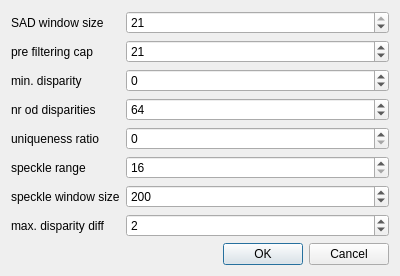
<?xml version="1.0" encoding="UTF-8"?>
<ui version="4.0">
 <class>SGBMDialog</class>
 <widget class="QDialog" name="SGBMDialog">
  <property name="geometry">
   <rect>
    <x>0</x>
    <y>0</y>
    <width>400</width>
    <height>259</height>
   </rect>
  </property>
  <property name="windowTitle">
   <string>SGBMDialog</string>
  </property>
  <layout class="QFormLayout" name="formLayout">
   <item row="0" column="0">
    <widget class="QLabel" name="label">
     <property name="text">
      <string>SAD window size</string>
     </property>
    </widget>
   </item>
   <item row="0" column="1">
    <widget class="QSpinBox" name="sadBox">
     <property name="minimum">
      <number>1</number>
     </property>
     <property name="maximum">
      <number>21</number>
     </property>
     <property name="singleStep">
      <number>2</number>
     </property>
     <property name="value">
      <number>21</number>
     </property>
    </widget>
   </item>
   <item row="2" column="0">
    <widget class="QLabel" name="label_3">
     <property name="text">
      <string>pre filtering cap</string>
     </property>
    </widget>
   </item>
   <item row="2" column="1">
    <widget class="QSpinBox" name="preCapBox">
     <property name="minimum">
      <number>3</number>
     </property>
     <property name="maximum">
      <number>51</number>
     </property>
     <property name="singleStep">
      <number>2</number>
     </property>
     <property name="value">
      <number>21</number>
     </property>
    </widget>
   </item>
   <item row="3" column="0">
    <widget class="QLabel" name="label_4">
     <property name="text">
      <string>min. disparity</string>
     </property>
    </widget>
   </item>
   <item row="3" column="1">
    <widget class="QSpinBox" name="minDispBox">
     <property name="minimum">
      <number>-64</number>
     </property>
     <property name="maximum">
      <number>64</number>
     </property>
    </widget>
   </item>
   <item row="4" column="0">
    <widget class="QLabel" name="label_5">
     <property name="text">
      <string>nr od disparities</string>
     </property>
    </widget>
   </item>
   <item row="4" column="1">
    <widget class="QSpinBox" name="dispBox">
     <property name="minimum">
      <number>16</number>
     </property>
     <property name="maximum">
      <number>128</number>
     </property>
     <property name="singleStep">
      <number>16</number>
     </property>
     <property name="value">
      <number>64</number>
     </property>
    </widget>
   </item>
   <item row="5" column="0">
    <widget class="QLabel" name="label_6">
     <property name="text">
      <string>uniqueness ratio</string>
     </property>
    </widget>
   </item>
   <item row="5" column="1">
    <widget class="QSpinBox" name="uniqueBox">
     <property name="minimum">
      <number>0</number>
     </property>
     <property name="maximum">
      <number>21</number>
     </property>
     <property name="singleStep">
      <number>1</number>
     </property>
    </widget>
   </item>
   <item row="6" column="0">
    <widget class="QLabel" name="label_7">
     <property name="text">
      <string>speckle range</string>
     </property>
    </widget>
   </item>
   <item row="6" column="1">
    <widget class="QSpinBox" name="speckleBox">
     <property name="minimum">
      <number>16</number>
     </property>
     <property name="maximum">
      <number>32</number>
     </property>
     <property name="singleStep">
      <number>16</number>
     </property>
    </widget>
   </item>
   <item row="7" column="0">
    <widget class="QLabel" name="label_2">
     <property name="text">
      <string>speckle window size</string>
     </property>
    </widget>
   </item>
   <item row="7" column="1">
    <widget class="QSpinBox" name="speckleSizeBox">
     <property name="minimum">
      <number>10</number>
     </property>
     <property name="maximum">
      <number>400</number>
     </property>
     <property name="singleStep">
      <number>5</number>
     </property>
     <property name="value">
      <number>200</number>
     </property>
    </widget>
   </item>
   <item row="8" column="0">
    <widget class="QLabel" name="label_8">
     <property name="text">
      <string>max. disparity diff</string>
     </property>
    </widget>
   </item>
   <item row="8" column="1">
    <widget class="QSpinBox" name="maxDiffBox">
     <property name="minimum">
      <number>-1</number>
     </property>
     <property name="maximum">
      <number>20</number>
     </property>
     <property name="value">
      <number>2</number>
     </property>
    </widget>
   </item>
   <item row="9" column="0" colspan="2">
    <widget class="QDialogButtonBox" name="buttonBox">
     <property name="standardButtons">
      <set>QDialogButtonBox::Cancel|QDialogButtonBox::Ok</set>
     </property>
    </widget>
   </item>
  </layout>
 </widget>
 <layoutdefault spacing="6" margin="11"/>
 <resources/>
 <connections/>
</ui>
